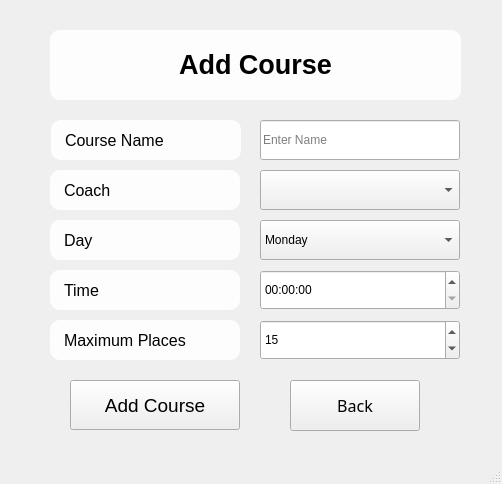
<?xml version="1.0" encoding="UTF-8"?>
<ui version="4.0">
 <class>MainWindow</class>
 <widget class="QMainWindow" name="MainWindow">
  <property name="geometry">
   <rect>
    <x>0</x>
    <y>0</y>
    <width>502</width>
    <height>484</height>
   </rect>
  </property>
  <property name="windowTitle">
   <string>MainWindow</string>
  </property>
  <property name="styleSheet">
   <string notr="true">QMainWindow{border-image: url(:/background/img/06357eb7-47dc-4f65-9bd0-94a91f6b761d.jpeg);}</string>
  </property>
  <widget class="QWidget" name="centralwidget">
   <widget class="QPushButton" name="Add">
    <property name="geometry">
     <rect>
      <x>70</x>
      <y>380</y>
      <width>170</width>
      <height>50</height>
     </rect>
    </property>
    <property name="font">
     <font>
      <pointsize>14</pointsize>
     </font>
    </property>
    <property name="text">
     <string>Add Course</string>
    </property>
   </widget>
   <widget class="QComboBox" name="Coach">
    <property name="geometry">
     <rect>
      <x>260</x>
      <y>170</y>
      <width>200</width>
      <height>40</height>
     </rect>
    </property>
   </widget>
   <widget class="QComboBox" name="Day">
    <property name="geometry">
     <rect>
      <x>260</x>
      <y>220</y>
      <width>200</width>
      <height>40</height>
     </rect>
    </property>
    <item>
     <property name="text">
      <string>Monday</string>
     </property>
    </item>
    <item>
     <property name="text">
      <string>Tuesday</string>
     </property>
    </item>
    <item>
     <property name="text">
      <string>Wednesday</string>
     </property>
    </item>
    <item>
     <property name="text">
      <string>Thursday</string>
     </property>
    </item>
    <item>
     <property name="text">
      <string>Friday</string>
     </property>
    </item>
    <item>
     <property name="text">
      <string>Saturday</string>
     </property>
    </item>
    <item>
     <property name="text">
      <string>Sunday</string>
     </property>
    </item>
   </widget>
   <widget class="QLabel" name="label_12">
    <property name="geometry">
     <rect>
      <x>50</x>
      <y>270</y>
      <width>190</width>
      <height>40</height>
     </rect>
    </property>
    <property name="font">
     <font>
      <pointsize>12</pointsize>
     </font>
    </property>
    <property name="styleSheet">
     <string notr="true">color: rgb(0, 0, 0);
background-color: rgba(255, 255, 255,0.9);
padding: 10px;
border-radius:10px;</string>
    </property>
    <property name="text">
     <string>Time</string>
    </property>
   </widget>
   <widget class="QLabel" name="label_9">
    <property name="geometry">
     <rect>
      <x>51</x>
      <y>120</y>
      <width>190</width>
      <height>40</height>
     </rect>
    </property>
    <property name="font">
     <font>
      <pointsize>12</pointsize>
     </font>
    </property>
    <property name="styleSheet">
     <string notr="true">color: rgb(0, 0, 0);
background-color: rgba(255, 255, 255,0.9);
padding: 10px;
border-radius:10px;</string>
    </property>
    <property name="text">
     <string>Course Name</string>
    </property>
   </widget>
   <widget class="QLabel" name="label_10">
    <property name="geometry">
     <rect>
      <x>50</x>
      <y>170</y>
      <width>190</width>
      <height>40</height>
     </rect>
    </property>
    <property name="font">
     <font>
      <pointsize>12</pointsize>
     </font>
    </property>
    <property name="styleSheet">
     <string notr="true">color: rgb(0, 0, 0);
background-color: rgba(255, 255, 255,0.9);
padding: 10px;
border-radius:10px;</string>
    </property>
    <property name="text">
     <string>Coach</string>
    </property>
   </widget>
   <widget class="QLabel" name="label_11">
    <property name="geometry">
     <rect>
      <x>50</x>
      <y>220</y>
      <width>190</width>
      <height>40</height>
     </rect>
    </property>
    <property name="font">
     <font>
      <pointsize>12</pointsize>
     </font>
    </property>
    <property name="styleSheet">
     <string notr="true">color: rgb(0, 0, 0);
background-color: rgba(255, 255, 255,0.9);
padding: 10px;
border-radius:10px;</string>
    </property>
    <property name="text">
     <string>Day</string>
    </property>
   </widget>
   <widget class="QTimeEdit" name="Time">
    <property name="geometry">
     <rect>
      <x>260</x>
      <y>270</y>
      <width>200</width>
      <height>40</height>
     </rect>
    </property>
   </widget>
   <widget class="QLineEdit" name="Course">
    <property name="geometry">
     <rect>
      <x>260</x>
      <y>120</y>
      <width>200</width>
      <height>40</height>
     </rect>
    </property>
    <property name="placeholderText">
     <string>Enter Name</string>
    </property>
   </widget>
   <widget class="QLabel" name="label_14">
    <property name="geometry">
     <rect>
      <x>50</x>
      <y>320</y>
      <width>190</width>
      <height>40</height>
     </rect>
    </property>
    <property name="font">
     <font>
      <pointsize>12</pointsize>
     </font>
    </property>
    <property name="styleSheet">
     <string notr="true">color: rgb(0, 0, 0);
background-color: rgba(255, 255, 255,0.9);
padding: 10px;
border-radius:10px;</string>
    </property>
    <property name="text">
     <string>Maximum Places</string>
    </property>
   </widget>
   <widget class="QSpinBox" name="Places">
    <property name="geometry">
     <rect>
      <x>260</x>
      <y>320</y>
      <width>200</width>
      <height>40</height>
     </rect>
    </property>
    <property name="minimum">
     <number>1</number>
    </property>
    <property name="maximum">
     <number>50</number>
    </property>
    <property name="value">
     <number>15</number>
    </property>
   </widget>
   <widget class="QLabel" name="label_35">
    <property name="geometry">
     <rect>
      <x>50</x>
      <y>30</y>
      <width>411</width>
      <height>70</height>
     </rect>
    </property>
    <property name="font">
     <font>
      <pointsize>20</pointsize>
      <weight>75</weight>
      <bold>true</bold>
     </font>
    </property>
    <property name="styleSheet">
     <string notr="true">color: rgb(0, 0, 0);
background-color: rgba(255, 255, 255,0.9);
padding: 10px;
border-radius:10px;</string>
    </property>
    <property name="text">
     <string>&lt;!DOCTYPE HTML PUBLIC &quot;-//W3C//DTD HTML 4.0//EN&quot; &quot;http://www.w3.org/TR/REC-html40/strict.dtd&quot;&gt;
&lt;html&gt;&lt;head&gt;&lt;meta name=&quot;qrichtext&quot; content=&quot;1&quot; /&gt;&lt;style type=&quot;text/css&quot;&gt;
p, li { white-space: pre-wrap; }
&lt;/style&gt;&lt;/head&gt;&lt;body style=&quot; font-family:'MS Shell Dlg 2'; font-size:20pt; font-weight:600; font-style:normal;&quot;&gt;
&lt;p style=&quot; margin-top:0px; margin-bottom:0px; margin-left:0px; margin-right:0px; -qt-block-indent:0; text-indent:0px;&quot;&gt;&lt;span style=&quot; color:#000000;&quot;&gt;Add Course&lt;/span&gt;&lt;/p&gt;&lt;/body&gt;&lt;/html&gt;</string>
    </property>
    <property name="alignment">
     <set>Qt::AlignCenter</set>
    </property>
   </widget>
   <widget class="QPushButton" name="back">
    <property name="geometry">
     <rect>
      <x>290</x>
      <y>380</y>
      <width>130</width>
      <height>51</height>
     </rect>
    </property>
    <property name="font">
     <font>
      <family>8514oem</family>
      <pointsize>12</pointsize>
     </font>
    </property>
    <property name="text">
     <string>Back</string>
    </property>
   </widget>
  </widget>
  <widget class="QMenuBar" name="menubar">
   <property name="geometry">
    <rect>
     <x>0</x>
     <y>0</y>
     <width>502</width>
     <height>26</height>
    </rect>
   </property>
  </widget>
  <widget class="QStatusBar" name="statusbar"/>
 </widget>
 <resources>
  <include location="ressource.qrc"/>
 </resources>
 <connections/>
</ui>
